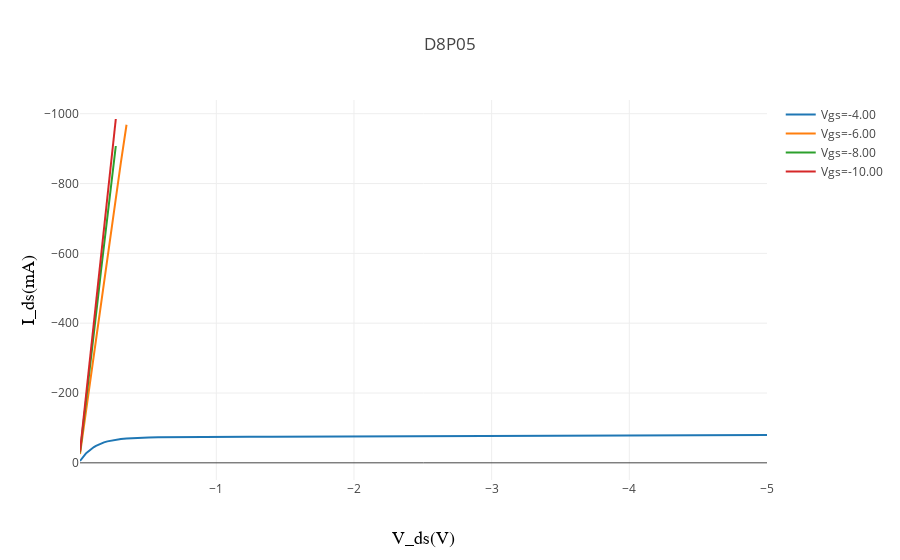

Notebook source saved alongside this figure:
### Code cell
data= []

for r in results:
    trace =  go.Scatter(x=r['Vds'], y=1e3*r['Ids'], name='Vgs=%.2f' % (r['Vgs']))
    data.append(trace)

layout = go.Layout(
    title='D8P05',
    xaxis=dict(
        title='V_ds(V)',
        autorange='reversed',

        #type='log',
        titlefont=dict(
            family='Courier New, monospace',
            size=18,
            color='#000000'
        )
    ),
    yaxis=dict(
        title='I_ds(mA)',
        autorange='reversed',

        #range=[0, 300],
        titlefont=dict(
            family='Courier New, monospace',
            size=18,
            color='#000000'
        )
    )
)


iplot({ 'data': data, "layout": layout })

### Figure 1 — Plotly figure (JSON) as saved in the notebook; plotly's stock layout.template omitted (floating-point values rounded to 4 significant figures)
{"data": [{"name": "Vgs=-4.00", "type": "scatter", "uid": "ba48be60-da0f-11e8-be29-00216a0bb272", "x": [-0.01, -0.011, -0.012, -0.014, -0.016, -0.018, -0.021, -0.024, -0.027, -0.031, -0.035, -0.04, -0.045, -0.052, -0.059, -0.067, -0.076, -0.086, -0.098, -0.111, -0.126, -0.143, -0.162, -0.184, -0.209, -0.238, -0.27, -0.307, -0.348, -0.395, -0.449, -0.509, -0.578, -0.657, -0.746, -0.846, -0.961, -1.091, -1.239, -1.406, -1.596, -1.812, -2.057, -2.336, -2.651, -3.01, -3.417, -3.879, -4.404, -5], "y": [-5.267, -5.85, -6.336, -7.388, -8.987, -10.08, -11.52, -13.01, -14.42, -16.74, -18.77, -20.9, -23.38, -26.23, -29.17, -31.99, -35.24, -38.26, -41.8, -45.26, -48.71, -52.16, -55.54, -58.6, -61.53, -64.12, -66.3, -68.21, -69.7, -70.91, -71.82, -72.48, -73.01, -73.4, -73.68, -73.93, -74.14, -74.35, -74.58, -74.83, -75.06, -75.43, -75.7, -76.04, -76.64, -77.08, -77.65, -78.67, -79.26, -79.88]}, {"name": "Vgs=-6.00", "type": "scatter", "uid": "ba48be61-da0f-11e8-be29-00216a0bb272", "x": [-0.01, -0.011, -0.012, -0.014, -0.016, -0.018, -0.021, -0.024, -0.027, -0.031, -0.035, -0.04, -0.045, -0.052, -0.059, -0.067, -0.076, -0.086, -0.098, -0.111, -0.126, -0.143, -0.162, -0.184, -0.209, -0.238, -0.27, -0.307, -0.348, -0.395], "y": [-25.17, -28.05, -30.58, -35.91, -44.05, -49.94, -57.66, -65.9, -73.73, -87.21, -99.22, -112.4, -128.4, -147.5, -168.7, -190.1, -216.6, -243.5, -278.2, -315.2, -357.6, -405.3, -461.1, -521.4, -591.5, -671.2, -758.1, -860.6, -968.3]}, {"name": "Vgs=-8.00", "type": "scatter", "uid": "ba48be62-da0f-11e8-be29-00216a0bb272", "x": [-0.01, -0.011, -0.012, -0.014, -0.016, -0.018, -0.021, -0.024, -0.027, -0.031, -0.035, -0.04, -0.045, -0.052, -0.059, -0.067, -0.076, -0.086, -0.098, -0.111, -0.126, -0.143, -0.162, -0.184, -0.209, -0.238, -0.27, -0.307], "y": [-29.93, -33.28, -36.29, -42.45, -52.17, -59.07, -68.24, -77.93, -87.25, -103.1, -117.2, -132.9, -152.0, -174.6, -199.8, -225.4, -256.7, -288.6, -329.8, -374.0, -424.5, -481.4, -548.5, -621.0, -705.4, -801.8, -907.5]}, {"name": "Vgs=-10.00", "type": "scatter", "uid": "ba48be63-da0f-11e8-be29-00216a0bb272", "x": [-0.01, -0.011, -0.012, -0.014, -0.016, -0.018, -0.021, -0.024, -0.027, -0.031, -0.035, -0.04, -0.045, -0.052, -0.059, -0.067, -0.076, -0.086, -0.098, -0.111, -0.126, -0.143, -0.162, -0.184, -0.209, -0.238, -0.27, -0.307], "y": [-32.27, -35.93, -39.16, -45.96, -56.48, -63.85, -73.78, -84.37, -94.41, -111.6, -126.9, -143.8, -164.4, -189, -216.3, -244.0, -278.0, -312.6, -357.1, -404.9, -459.8, -521.5, -594.3, -673, -765.0, -869.9, -984.8]}], "layout": {"title": "D8P05", "xaxis": {"autorange": "reversed", "title": "V_ds(V)", "titlefont": {"color": "#000000", "family": "Courier New, monospace", "size": 18}}, "yaxis": {"autorange": "reversed", "title": "I_ds(mA)", "titlefont": {"color": "#000000", "family": "Courier New, monospace", "size": 18}}}}
